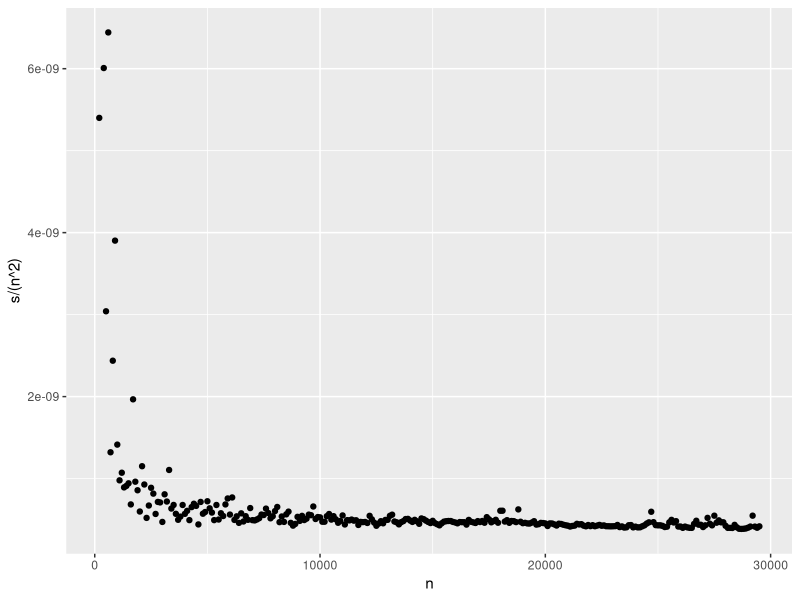
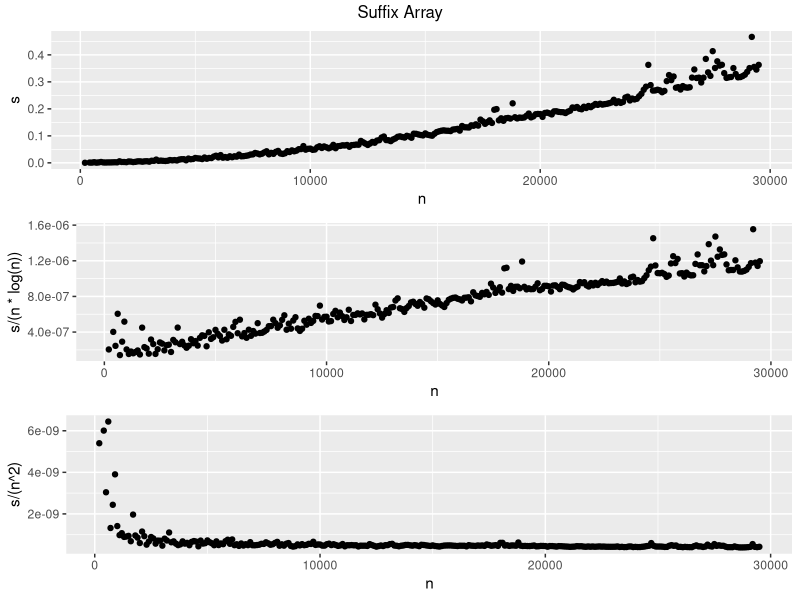
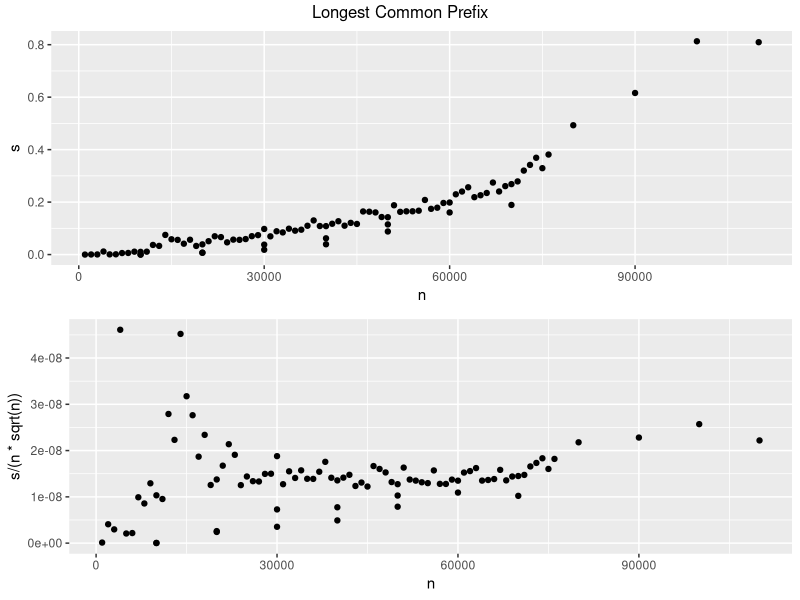
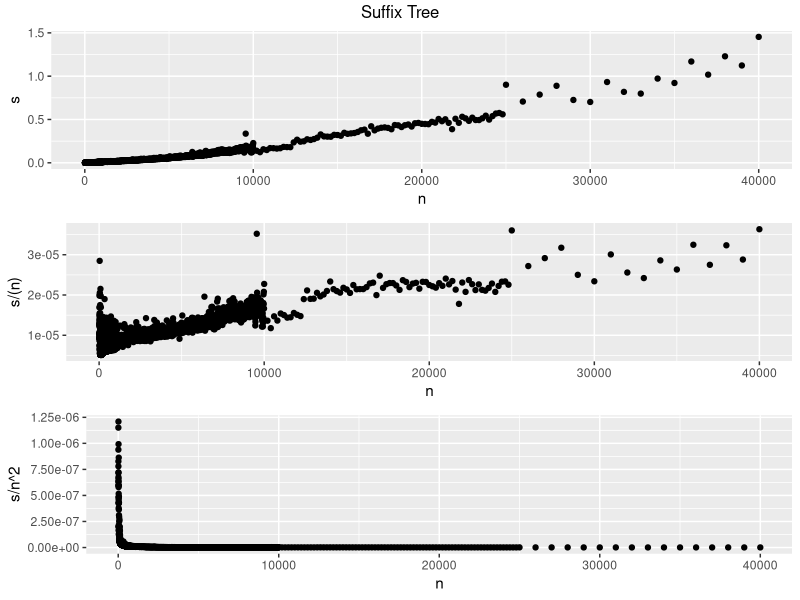

These figures' R source, in order:
library(gridExtra)
library(tidyverse)


fancyarrange3 = function(p1, p2, p3, sometitle) {
    gA <- ggplotGrob(p1)
    gB <- ggplotGrob(p2)
    gC <- ggplotGrob(p3)
    
    maxWidth = grid::unit.pmax(gA$widths[2:5], gB$widths[2:5], gC$widths[2:5])
    gA$widths[2:5] <- as.list(maxWidth)
    gB$widths[2:5] <- as.list(maxWidth)
    gC$widths[2:5] <- as.list(maxWidth)
    
    grid.arrange(gA, gB, gC, ncol=1, top = paste(sometitle))
}

fancyarrange2 = function(p1, p2, sometitle) {
    gA <- ggplotGrob(p1)
    gB <- ggplotGrob(p2)
    
    
    maxWidth = grid::unit.pmax(gA$widths[2:5], gB$widths[2:5])
    gA$widths[2:5] <- as.list(maxWidth)
    gB$widths[2:5] <- as.list(maxWidth)
    
    
    grid.arrange(gA, gB, ncol=1, top = paste(sometitle))
}



# sa - suffix array
sa <- read_csv("sa.csv")
p_sa1 = sa %>% ggplot(aes(n, s)) + geom_point()# + labs(title = 'some subtitle')
p_sa2 = sa %>% ggplot(aes(n, s/(n*log(n)))) + geom_point()
p_sa3 = sa %>% ggplot(aes(n, s/(n^2))) + geom_point()
p_sa3


fancyarrange3(p_sa1, p_sa2, p_sa3, 'Suffix Array')



#sa %>%  mutate(ratio = s/(n^2)) %>%  View


# lcp - longest common prefix
lcp <- read_csv("lcp.csv")
p_lcp1 = lcp %>% ggplot(aes(n, s)) + geom_point()
p_lcp2 = lcp %>% ggplot(aes(n, s/(n*sqrt(n)))) + geom_point()
fancyarrange2(p_lcp1, p_lcp2, 'Longest Common Prefix')


# st - suffix tree
st <- read_csv("st.csv")
p_st1 = st %>% ggplot(aes(n, s)) + geom_point()
p_st2 = st %>% ggplot(aes(n, s/(n))) + geom_point()
p_st3 = st %>% ggplot(aes(n, s/n^2)) + geom_point()


fancyarrange3(p_st1, p_st2, p_st3, 'Suffix Tree')





